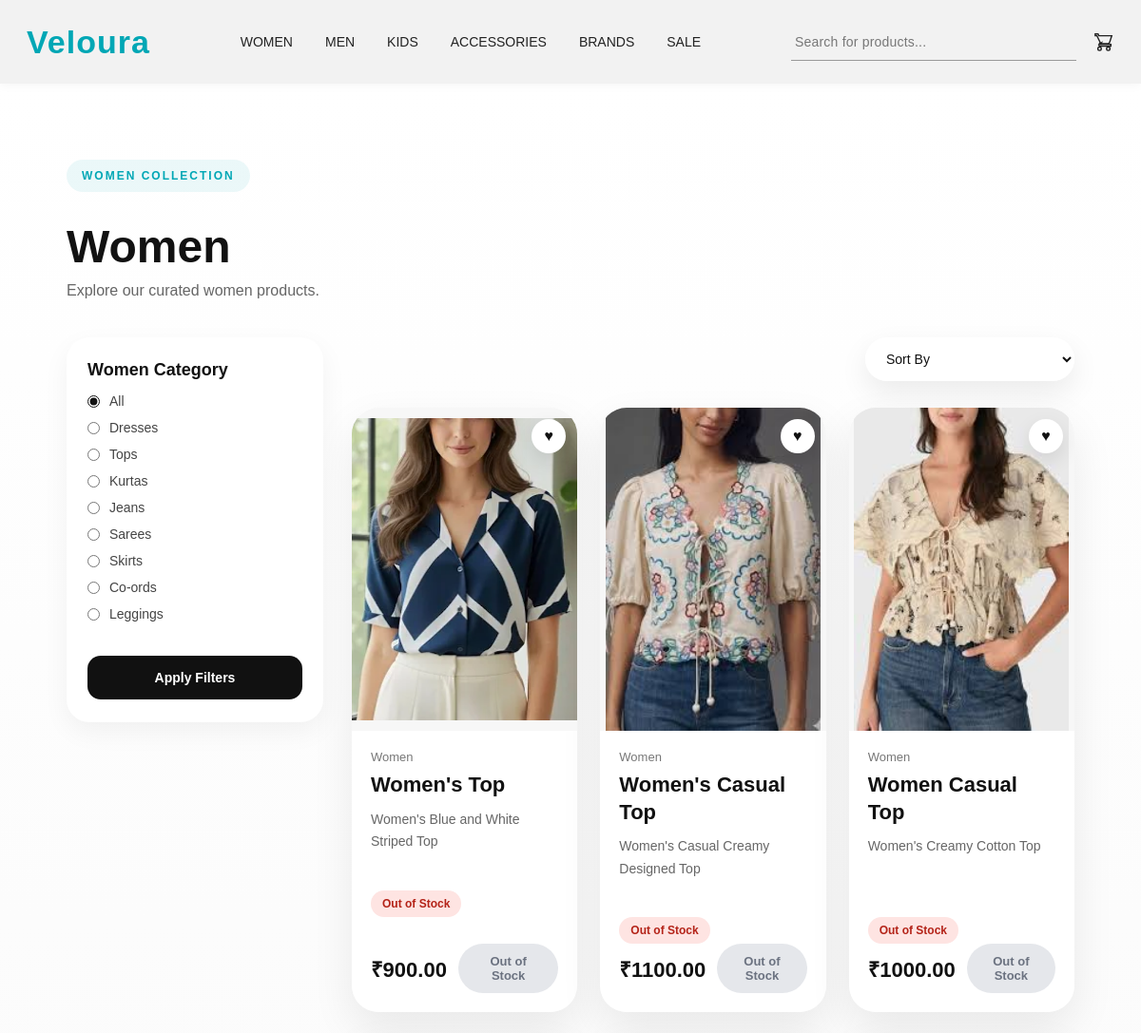
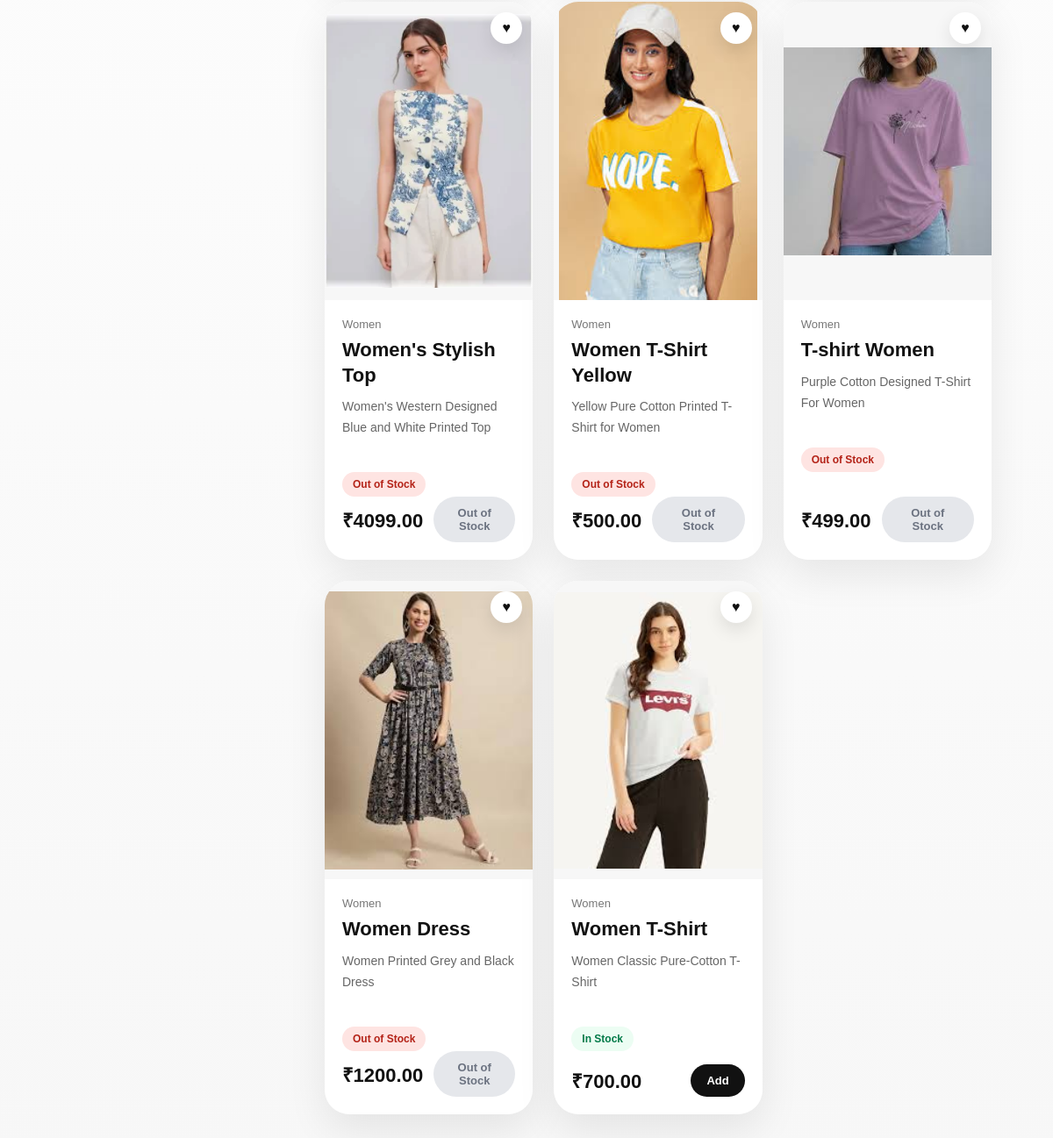
Page /category/women/ on the committed database (2 pictures, top to bottom).
### products/models.py (models this page shows, shortened)
class Product(models.Model):
    CATEGORY_CHOICES = [
        ('Women', 'Women'),
        ('Men', 'Men'),
        ('Kids', 'Kids'),
        ('Home', 'Accessories'),
        ('Perfume', 'Perfume'),
    ]
    GENDER_CHOICES = [
        ('Men', 'Men'),
        ('Women', 'Women'),
    ]
    ACCESSORY_TYPE_CHOICES = [
        ('Shoes', 'Shoes'),
        ('Watches', 'Watches'),
        ('Glasses', 'Glasses'),
        ('Belts', 'Belts'),
        ('Wallets', 'Wallets'),
        ('Purse', 'Purse'),
        ('Jewellery', 'Jewellery'),
        ('Skin-Care', 'Skin-Care'),
    ]
    SUBCATEGORY_CHOICES = [
        ('Shirts', 'Shirts'),
        ('T-Shirts', 'T-Shirts'),
        ('Jeans', 'Jeans'),
        ('Formal', 'Formal'),
        ('Polos', 'Polos'),
        ('Jackets', 'Jackets'),
        ('Trousers', 'Trousers'),
        ('Dresses', 'Dresses'),
        ('Tops', 'Tops'),
        ('Kurtas', 'Kurtas'),
        ('Sarees', 'Sarees'),
        ('Skirts', 'Skirts'),
        ('Co-ords', 'Co-ords'),
        ('Leggings', 'Leggings'),
        ('Boys Wear', 'Boys Wear'),
        ('Girls Wear', 'Girls Wear'),
        ('Sets', 'Sets'),
        ('Nightwear', 'Nightwear'),
        ('Baby Wear', 'Baby Wear'),
    ]
    name = models.CharField(max_length=200)
    category = models.CharField(max_length=50, choices=CATEGORY_CHOICES, default='Women')
    price = models.DecimalField(max_digits=10, decimal_places=2)
    image = models.ImageField(upload_to='products/')
    description = models.TextField()
    is_new_arrival = models.BooleanField(default=False)
    is_best_seller = models.BooleanField(default=False)
    is_on_sale = models.BooleanField(default=False)
    sale_percent = models.PositiveIntegerField(default=0)
    gender = models.CharField(max_length=20, choices=GENDER_CHOICES, blank=True, null=True)
    accessory_type = models.CharField(max_length=50, choices=ACCESSORY_TYPE_CHOICES, blank=True, null=True)
    subcategory = models.CharField(max_length=50, choices=SUBCATEGORY_CHOICES, blank=True, null=True)
    stock = models.PositiveIntegerField(default=0)

### products/views.py (the view)
# urls.py: path('category/<str:category_name>/', category_products, name='category_products'),
def category_products(request, category_name):
    category_map = {
        'women': ('Women', 'Women'),
        'men': ('Men', 'Men'),
        'kids': ('Kids', 'Kids'),
        'home': ('Home', 'Accessories'),
        'accessories': ('Home', 'Accessories'),
        'perfume': ('Perfume', 'Perfume'),
    }
    gender_map = {
        'men': 'Men',
        'women': 'Women',
    }
    accessory_type_map = {
        'shoes': 'Shoes',
        'watches': 'Watches',
        'glasses': 'Glasses',
        'belts': 'Belts',
        'wallets': 'Wallets',
        'purse': 'Purse',
        'jewellery': 'Jewellery',
        'skin-care': 'Skin-Care',
    }
    subcategory_map = {
        'shirts': 'Shirts',
        't-shirts': 'T-Shirts',
        'jeans': 'Jeans',
        'formal': 'Formal',
        'polos': 'Polos',
        'jackets': 'Jackets',
        'trousers': 'Trousers',
        'dresses': 'Dresses',
        'tops': 'Tops',
        'kurtas': 'Kurtas',
        'sarees': 'Sarees',
        'skirts': 'Skirts',
        'co-ords': 'Co-ords',
        'leggings': 'Leggings',
        'boys-wear': 'Boys Wear',
        'girls-wear': 'Girls Wear',
        'sets': 'Sets',
        'nightwear': 'Nightwear',
        'baby-wear': 'Baby Wear',
    }
    category_data = category_map.get(category_name.lower())
    if not category_data:
        return redirect('/')
    actual_category, display_category = category_data
    products = Product.objects.filter(category=actual_category)
    selected_gender = request.GET.get('gender', '').strip().lower()
    selected_type = request.GET.get('type', '').strip().lower()
    selected_subcategory = request.GET.get('subcategory', '').strip().lower()
    selected_sort = request.GET.get('sort', '').strip()
    if actual_category == 'Home':
        if selected_gender in gender_map:
            products = products.filter(gender=gender_map[selected_gender])
        if selected_type in accessory_type_map:
            products = products.filter(accessory_type=accessory_type_map[selected_type])
    if actual_category in ['Men', 'Women', 'Kids']:
        if selected_subcategory in subcategory_map:
            products = products.filter(subcategory=subcategory_map[selected_subcategory])
    if selected_sort == 'low-high':
        products = products.order_by('price')
    elif selected_sort == 'high-low':
        products = products.order_by('-price')
    elif selected_sort == 'newest':
        products = products.order_by('-id')
    context = {
        'products': products,
        'category_name': display_category,
        'selected_sort': selected_sort,
        'selected_gender': selected_gender,
        'selected_type': selected_type,
        'selected_subcategory': selected_subcategory,
    }
    return render(request, 'category.html', context)

### products/context_processors.py (called while the page is built)
def cart_count(request):
    cart = request.session.get('cart', {})
    total_items = sum(item['quantity'] for item in cart.values())
    return {
        'cart_count': total_items
    }

def wishlist_count(request):
    wishlist = request.session.get('wishlist', {})
    return {
        'wishlist_count': len(wishlist)
    }

### templates/category.html (shortened to what this page needs)
{% load static %}
<!DOCTYPE html>
<html lang="en">
<head>
    <link rel="stylesheet" href="{% static 'style.css' %}">
</head>
<body>
    <header class="navbar">
        <div class="logo"><a href="/" class="logo-link">Veloura</a></div>
        <nav class="nav-links">
            <div class="nav-item"><a href="{% url 'category_products' 'women' %}">WOMEN</a></div>
            <div class="nav-item"><a href="{% url 'category_products' 'men' %}">MEN</a></div>
            <div class="nav-item"><a href="{% url 'category_products' 'kids' %}">KIDS</a></div>
            <div class="nav-item"><a href="{% url 'category_products' 'accessories' %}">ACCESSORIES</a></div>
            <div class="nav-item"><a href="#">BRANDS</a></div>
            <div class="nav-item"><a href="{% url 'sale_products' %}">SALE</a></div>
        </nav>
        <div class="nav-icons">
            <div class="search-box">
                <input type="text" placeholder="Search for products...">
            </div>
            <a href="{% url 'cart' %}" class="cart-icon-link">
                <div class="cart-icon-wrap">
                    <svg class="icon" viewBox="0 0 24 24">
                        <path d="M7 18c-1.1 0-2 .9-2 2s.9 2 2 2 2-.9 2-2-.9-2-2-2zm10 0c-1.1 0-2 .9-2 2s.9 2 2 2 2-.9 2-2-.9-2-2-2zM7.2 14h9.45c.75 0 1.41-.41 1.75-1.03L21 5H6.21l-.94-2H2v2h2l3.6 7.59-1.35 2.44C5.52 15.37 6.48 17 8 17h12v-2H8l1.2-2z"/>
                    </svg>
                </div>
            </a>
        </div>
    </header>
    <section class="category-page">
        <div class="category-page-top">
            <span class="section-tag">{{ category_name|upper }} COLLECTION</span>
            <h1>{{ category_name }}</h1>
            {% if category_name == "Accessories" %}
                <p>Explore watches, glasses, belts, wallets, purse, jewellery, skin-care and more.</p>
            {% else %}
                <p>Explore our curated {{ category_name|lower }} products.</p>
            {% endif %}
        </div>
        {% if category_name == "Accessories" or category_name == "Men" or category_name == "Women" or category_name == "Kids" %}
        <div class="category-main-layout">
            <aside class="category-filter-sidebar">
                <form method="get" class="category-filter-form">
                    {% if category_name == "Women" %}
                        <div class="filter-block">
                            <h3>Women Category</h3>
                            <label><input type="radio" name="subcategory" value="" {% if not selected_subcategory %}checked{% endif %}><span>All</span></label>
                            <label><input type="radio" name="subcategory" value="dresses" {% if selected_subcategory == "dresses" %}checked{% endif %}><span>Dresses</span></label>
                            <label><input type="radio" name="subcategory" value="tops" {% if selected_subcategory == "tops" %}checked{% endif %}><span>Tops</span></label>
                            <label><input type="radio" name="subcategory" value="kurtas" {% if selected_subcategory == "kurtas" %}checked{% endif %}><span>Kurtas</span></label>
                            <label><input type="radio" name="subcategory" value="jeans" {% if selected_subcategory == "jeans" %}checked{% endif %}><span>Jeans</span></label>
                            <label><input type="radio" name="subcategory" value="sarees" {% if selected_subcategory == "sarees" %}checked{% endif %}><span>Sarees</span></label>
                            <label><input type="radio" name="subcategory" value="skirts" {% if selected_subcategory == "skirts" %}checked{% endif %}><span>Skirts</span></label>
                            <label><input type="radio" name="subcategory" value="co-ords" {% if selected_subcategory == "co-ords" %}checked{% endif %}><span>Co-ords</span></label>
                            <label><input type="radio" name="subcategory" value="leggings" {% if selected_subcategory == "leggings" %}checked{% endif %}><span>Leggings</span></label>
                        </div>
                    {% endif %}
                    <button type="submit" class="category-filter-btn">Apply Filters</button>
                </form>
            </aside>
            <div class="category-content-area">
                <div class="filter-sort-bar">
                    <form method="get" class="sort-form">
                        <select name="sort" onchange="this.form.submit()">
                            <option value="">Sort By</option>
                        </select>
                    </form>
                </div>
                <div class="category-grid-page">
                    {% for product in products %}
                    <div class="category-product-card clickable-card" onclick="window.location.href='{% url 'product_detail' product.id %}'">
                        <div class="category-product-image">
                            <img src="{{ product.image.url }}" alt="{{ product.name }}">
                            <a href="{% url 'add_to_wishlist' product.id %}" class="wishlist-btn" onclick="event.stopPropagation();">♥</a>
                        </div>
                        <div class="category-product-info">
                            <p class="category-product-type">{% if product.category == "Home" %}Accessories{% else %}{{ product.category }}{% endif %}</p>
                            <h3>{{ product.name }}</h3>
                            <p class="category-product-desc">{{ product.description|truncatechars:70 }}</p>
                            <div class="product-stock-line">
                                {% if product.stock > 5 %}<span class="stock-badge in-stock">In Stock</span>
                                {% elif product.stock > 0 %}<span class="stock-badge low-stock">Only {{ product.stock }} left</span>
                                {% else %}<span class="stock-badge out-stock">Out of Stock</span>{% endif %}
                            </div>
                            <div class="category-product-bottom">
                                {% if product.has_valid_sale %}
                                <div class="sale-price-row">
                                    <span class="sale-current-price">₹{{ product.sale_price|floatformat:2 }}</span>
                                    <span class="sale-old-price">₹{{ product.price }}</span>
                                </div>
                                {% else %}
                                <span class="category-product-price">₹{{ product.price }}</span>
                                {% endif %}
                                {% if product.stock > 0 %}
                                <form action="{% url 'add_to_cart' product.id %}" method="post" class="add-cart-form" onclick="event.stopPropagation();">{% csrf_token %}<button type="submit" class="mini-cart-btn">Add</button></form>
                                {% else %}
                                <button type="button" class="mini-cart-btn out-stock-btn" onclick="event.stopPropagation();" disabled>Out of Stock</button>
                                {% endif %}
                            </div>
                        </div>
                    </div>
                    {% empty %}
                    <div class="empty-category-box"><h2>No {{ category_name }} products yet</h2><p>Please add products from admin.</p></div>
                    {% endfor %}
                </div>
            </div>
        </div>
        {% endif %}
    </section>
</body>
</html>

### rows in the picture
Product: image (picture), category "Women", name "Women's Top", description "Women's Blue and White Striped Top", stock "Out of Stock", price "900.00"
Product: image (picture), category "Women", name "Women's Casual Top", description "Women's Casual Creamy Designed Top", stock "Out of Stock", price "1100.00"
Product: image (picture), category "Women", name "Women Casual Top", description "Women's Creamy Cotton Top", stock "Out of Stock", price "1000.00"
Product: image (picture), category "Women", name "Women's Stylish Top", description "Women's Western Designed Blue and White Printed Top", stock "Out of Stock", price "4099.00"
Product: image (picture), category "Women", name "Women T-Shirt Yellow", description "Yellow Pure Cotton Printed T-Shirt for Women", stock "Out of Stock", price "500.00"
Product: image (picture), category "Women", name "T-shirt Women", description "Purple Cotton Designed T-Shirt For Women", stock "Out of Stock", price "499.00"
Product: image (picture), category "Women", name "Women Dress", description "Women Printed Grey and Black Dress", stock "Out of Stock", price "1200.00"
Product: image (picture), category "Women", name "Women T-Shirt", description "Women Classic Pure-Cotton T-Shirt", stock "In Stock", price "700.00"

### other values in the picture
{{ category_name|upper }} "WOMEN"
{{ category_name }} "Women"
{{ category_name|lower }} "women"
